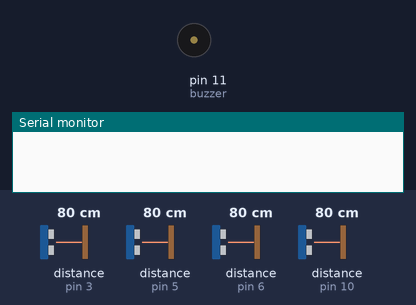
Bench run of a sketch on a simulated Arduino Uno, built with avr-gcc and run on an emulated ATmega328P. On the bench: buzzer (waves = sounding), the last lines printed to the serial monitor. Wiring (inferred from the names in the program): 4 × ultrasonic range finder: trigger pin 2, echo pin 3 / trigger pin 4, echo pin 5 / trigger pin 7, echo pin 6 / trigger pin 12, echo pin 10. Inputs (shaded band) come from the test bench; at power-on: distance to the obstacle (sensors on pin 3, pin 5, pin 6, pin 10) 80 cm. The echo pulse lasts 58.3 µs per cm.

Above: at 1.2 s.
1.3 s: distance to the obstacle (sensor on pin 3) set to 64 cm
2.8 s: distance to the obstacle (sensor on pin 3) set to 55 cm
At 3.48 s:
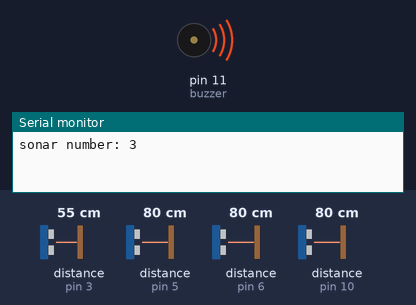
Timing chart, 0 to 5.8 s (numbered marks = the images above; inputs shaded):
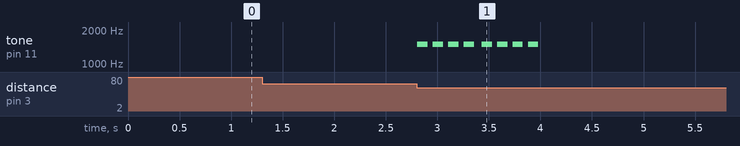

The sketch:

stoppingSonar.ino
```cpp
//trigger pin does not need pwm
//echo pin needs pwm

#define sonars 4 //number of sonars

const int trigPin1 = 12;
const int echoPin1 = 10;
const int trigPin2 = 7;
const int echoPin2 = 6;
const int trigPin3 = 2;
const int echoPin3 = 3;
const int trigPin4 = 4;
const int echoPin4 = 5;
const int buzzer = 11;
/*haha*/ long boi[10];
int flag = 0;

bool done_init = false;

int buzzer_tones[] = {500, 1000, 1500, 2000}; // each element represents sonars #s 1-4

long init_dist[4];

int sonar_list[10];

int s_distance1 = 0;

int sonar_no = 0;


void sensors(const int, const int, const int);
void buzzer_logic(const int);
int PrioritySonar(const long *);


void setup() {
  // put your setup code here, to run once:
  pinMode(trigPin1, OUTPUT); // Sets the trigPin as an Output
  pinMode(echoPin1, INPUT); // Sets the echoPin as an Input
  pinMode(trigPin2, OUTPUT);
  pinMode(echoPin2, INPUT);
  pinMode(trigPin3, OUTPUT);
  pinMode(echoPin3, INPUT);
  pinMode(trigPin4, OUTPUT);
  pinMode(echoPin4, INPUT);
  pinMode(buzzer, OUTPUT);
  for(int i = 0; i < 10; i++)
    sonar_list[i] = 1000;
  Serial.begin(9600); // Starts the serial communication

}

void loop() {
  done_init = false;

  //initialization to find the closest sonar
  sonar_no = 1;
  sensors(trigPin1, echoPin1, sonar_no);
  sonar_no++;
  sensors(trigPin2, echoPin2, sonar_no);
  sonar_no++;
  sensors(trigPin3, echoPin3, sonar_no);
  sonar_no++;
  sensors(trigPin4, echoPin4, sonar_no);
  sonar_no = 1;

  done_init = true; //after initializing, set to true to initial buzzing

  sonar_no = 1;

  sonar_no = PrioritySonar(init_dist);

  if(sonar_no == 1)
    sensors(trigPin1, echoPin1, sonar_no);
  if(sonar_no == 2)
    sensors(trigPin2, echoPin2, sonar_no);
  if(sonar_no == 3)
    sensors(trigPin3, echoPin3, sonar_no);
  if(sonar_no == 4)
    sensors(trigPin4, echoPin4, sonar_no);

  // if(flag == 1 || flag == 2){
  //   sensors(trigPin1, echoPin1, sonar_no);
  // }
  // //delay(300);

  // sonar_no++;
  // if(flag == 3 || flag == 4){
  //   sensors(trigPin2, echoPin2, sonar_no);
  // }
  // //delay(300);
  // sonar_no++;
  // if(flag == 5 || flag == 6)
  //   sensors(trigPin3, echoPin3, sonar_no);
  // //delay(300);
  // sonar_no++;
  // if(flag == 7 || flag == 8)
  //   sensors(trigPin4, echoPin4, sonar_no);

}

//function with paramters trigPin, echoPin, sonar_no
//function activates sensors based on which which pins
//are passed in to the function
void sensors(const int trigPin, const int echoPin, const int sonar_no) {
  // Clears the trigPin
  // Serial.println("--------------------");
  // Serial.print("sonar number: ");
  // Serial.println(sonar_no);
  long s_duration1 = 0;
  long s_duration2 = 0;

  s_distance1 = 0;
  digitalWrite(trigPin, LOW);
  delayMicroseconds(2);

  // Sets the trigPin on HIGH state for 10 micro seconds
  digitalWrite(trigPin, HIGH);
  delayMicroseconds(10);
  digitalWrite(trigPin, LOW);

  // Reads the echoPin, returns the sound wave travel time in microseconds
  s_duration1 = pulseIn(echoPin, HIGH);

  // Calculating the first distance of S1 and S2
  s_distance1 = s_duration1 * 0.034 / 2;


  // Serial.print("s_distance1: ");
  // Serial.println(s_distance1);

  init_dist[sonar_no-1] = s_distance1;


  if(done_init)
    buzzer_logic(s_distance1);
  //buzzer_logic(s_distance1);


}

bool same_sonar = false;
void buzzer_logic(const int s_d1){
  //boi[flag] = s_d1;
  //delay(1000);

  if(s_d1 < 60.0){
    if(!same_sonar){
      for(int i = 0; i < 4; i++){
        tone(buzzer,buzzer_tones[sonar_no-1]);
        delay(100);
        noTone(buzzer);
        delay(50);
      }
      Serial.print("sonar number: ");
      Serial.println(sonar_no);
      if(flag > 0){
        sonar_list[flag] = sonar_no;
        if(sonar_list[flag] == sonar_list[flag-1]){
          same_sonar = true;
          flag = 0;
        }
      }
      else
        sonar_list[0] = sonar_no;
      if(!same_sonar)
        flag++;
    }
    //logic for calculating the difference
    //can be done here
    else{
      noTone(buzzer);
      //Serial.println("you are in this state");
      if(flag > 0){
        sonar_list[flag] = sonar_no;
        if(sonar_list[flag] != sonar_list[flag-1]){
          same_sonar = false;
          flag = 0;
        }
      }
      else{
        sonar_list[0] = sonar_no;
      }
      if(same_sonar)
        flag++;

    }
  }

  if(flag >= 10)
    flag = 0;
  // if(flag % 2 == 0){
  //   long difference = abs(boi[2] - boi[1]);
  //   Serial.print("difference: ");
  //   Serial.println(difference);
  //   //delay(1000);
  //   if(s_d1 < 60.0){
  //     //if(difference > 5){
  //       tone(buzzer,buzzer_tones[sonar_no-1]);
  //       delay(100);
  //     //}
  //   }
  //   if(flag == 8) flag = 1;
  //   else flag++;
  //   noTone(buzzer);
  // }
  // else flag++;
}

int PrioritySonar(const long * distances){
  long temp_d = distances[0];
  for(int i = 0; i < sonars; i++)
    if(temp_d > distances[i])
      temp_d = distances[i];
  for(int i = 0; i < sonars; i++)
    if(temp_d == distances[i])
      return i + 1;
}
```

Measured:
- the behaviour switches between 61 and 60 cm on distance to the obstacle (sensor on pin 3) (found by bisection; images 0 and 1)
- after the input at 1.3 s, every drawn part: stays the same
- after the input at 2.8 s, tone on pin 11 (buzzer): alternates 1500 Hz for 0.10 s and silent for 0.05 s, 16 changes in all, then stays silent, starting at once
